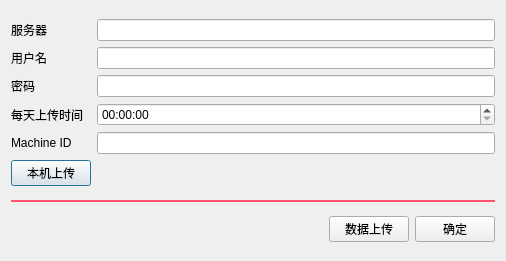
<?xml version="1.0" encoding="UTF-8"?>
<ui version="4.0">
 <class>business_interface_malayisa_hourly_pos</class>
 <widget class="QDialog" name="business_interface_malayisa_hourly_pos">
  <property name="geometry">
   <rect>
    <x>0</x>
    <y>0</y>
    <width>506</width>
    <height>261</height>
   </rect>
  </property>
  <property name="windowTitle">
   <string>Dialog</string>
  </property>
  <layout class="QVBoxLayout" name="verticalLayout">
   <item>
    <layout class="QGridLayout" name="gridLayout">
     <item row="3" column="1">
      <widget class="lds_datetimeEdit" name="dateTimeEdit">
       <property name="displayFormat">
        <string>hh:mm:ss</string>
       </property>
      </widget>
     </item>
     <item row="4" column="1">
      <widget class="QLineEdit" name="lineEdit_machine_id"/>
     </item>
     <item row="3" column="0">
      <widget class="QLabel" name="label_4">
       <property name="text">
        <string>每天上传时间</string>
       </property>
      </widget>
     </item>
     <item row="0" column="1">
      <widget class="QLineEdit" name="lineEdit_service"/>
     </item>
     <item row="2" column="0">
      <widget class="QLabel" name="label_3">
       <property name="text">
        <string>密码</string>
       </property>
      </widget>
     </item>
     <item row="0" column="0">
      <widget class="QLabel" name="label">
       <property name="text">
        <string>服务器</string>
       </property>
      </widget>
     </item>
     <item row="1" column="0">
      <widget class="QLabel" name="label_2">
       <property name="text">
        <string>用户名</string>
       </property>
      </widget>
     </item>
     <item row="2" column="1">
      <widget class="QLineEdit" name="lineEdit_pwd"/>
     </item>
     <item row="4" column="0">
      <widget class="QLabel" name="label_5">
       <property name="text">
        <string>Machine ID</string>
       </property>
      </widget>
     </item>
     <item row="1" column="1">
      <widget class="QLineEdit" name="lineEdit_user"/>
     </item>
     <item row="5" column="0">
      <widget class="lds_pushbutton" name="pushButton">
       <property name="text">
        <string>本机上传</string>
       </property>
       <property name="icon">
        <iconset resource="../res.qrc">
         <normaloff>:/image/widgets_pic/check_on.png</normaloff>:/image/widgets_pic/check_on.png</iconset>
       </property>
       <property name="iconSize">
        <size>
         <width>20</width>
         <height>20</height>
        </size>
       </property>
      </widget>
     </item>
     <item row="5" column="1">
      <widget class="QLabel" name="label_machine_cur">
       <property name="text">
        <string/>
       </property>
      </widget>
     </item>
    </layout>
   </item>
   <item>
    <widget class="QLabel" name="label_6">
     <property name="minimumSize">
      <size>
       <width>0</width>
       <height>2</height>
      </size>
     </property>
     <property name="maximumSize">
      <size>
       <width>16777215</width>
       <height>2</height>
      </size>
     </property>
     <property name="styleSheet">
      <string notr="true">background-color: rgb(255, 84, 107);</string>
     </property>
     <property name="text">
      <string/>
     </property>
    </widget>
   </item>
   <item>
    <layout class="QHBoxLayout" name="horizontalLayout" stretch="0,0,0">
     <item>
      <spacer name="horizontalSpacer">
       <property name="orientation">
        <enum>Qt::Horizontal</enum>
       </property>
       <property name="sizeHint" stdset="0">
        <size>
         <width>40</width>
         <height>20</height>
        </size>
       </property>
      </spacer>
     </item>
     <item>
      <widget class="QPushButton" name="pushButton_manual_upload">
       <property name="text">
        <string>数据上传</string>
       </property>
      </widget>
     </item>
     <item>
      <widget class="QPushButton" name="pushButton_ok">
       <property name="text">
        <string>确定</string>
       </property>
      </widget>
     </item>
    </layout>
   </item>
  </layout>
 </widget>
 <customwidgets>
  <customwidget>
   <class>lds_datetimeEdit</class>
   <extends>QDateTimeEdit</extends>
   <header>lds_datetimeedit.h</header>
  </customwidget>
  <customwidget>
   <class>lds_pushbutton</class>
   <extends>QPushButton</extends>
   <header>lds_pushbutton.h</header>
  </customwidget>
 </customwidgets>
 <resources>
  <include location="../res.qrc"/>
 </resources>
 <connections/>
</ui>
